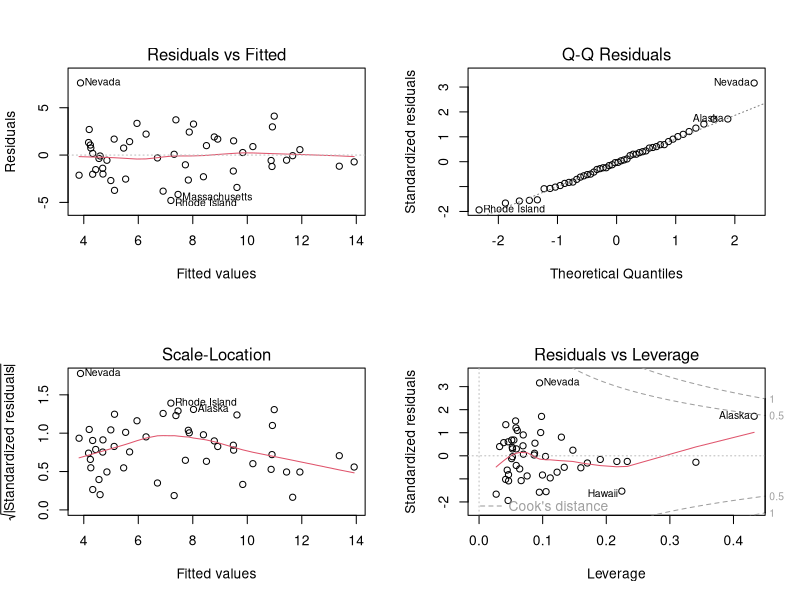
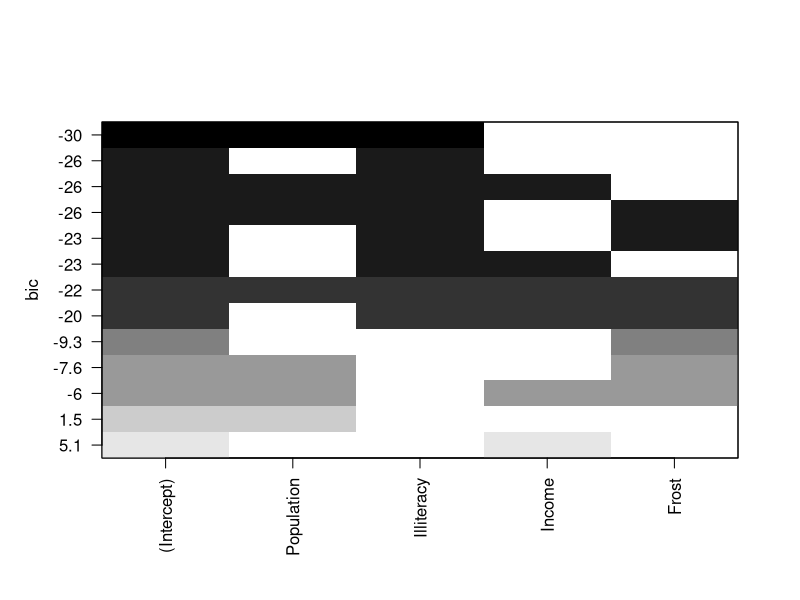

Source code (R) for these figures, in order:
# 다중회귀분석
state.x77
head(state.x77)
states <- as.data.frame(state.x77[,c("Murder","Population",
                                     "Illiteracy","Income","Frost")])

fit <- lm(Murder ~ Population+Illiteracy+Income+Frost, data=states)
summary(fit)
par(mfrow=c(2,2))
plot(fit)
par(mfrow=c(1,1))

fit1 <- lm(Murder ~ ., data=states)
summary(fit1)

fit2 <- lm(Murder ~ Population+Illiteracy, data=states)
summary(fit2)

# AIC(Akaike Information Criterion)
AIC(fit1, fit2) # 값이 적을수록 좋은 모델

# Backward stepwise regression, Forward stepwise regression
step(fit1, direction = 'backward')

fit3 <- lm(Murder ~ 1, data=states)
step(fit3, direction = 'forward', 
     scope=~ Population+Illiteracy+Income+Frost)
step(fit3, direction = 'forward', scope=list(upper=fit1,lower=fit3))

install.packages('leaps')
library(leaps)
subsets <- regsubsets(Murder~., data=states, 
                      method='seqrep', nbest=4)
subsets <- regsubsets(Murder~., data=states, 
                      method='exhaustive', nbest=4)
summary(subsets)
plot(subsets)
